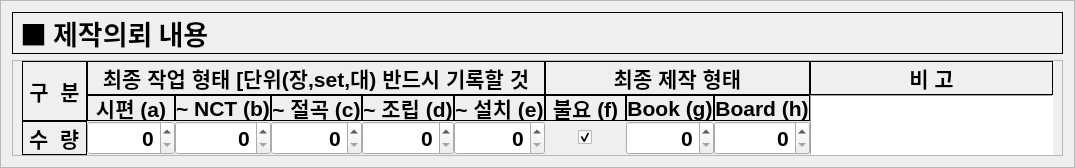
    <widget class="QFrame" name="frame_6">
     <property name="sizePolicy">
      <sizepolicy hsizetype="Preferred" vsizetype="Fixed">
       <horstretch>0</horstretch>
       <verstretch>0</verstretch>
      </sizepolicy>
     </property>
     <property name="frameShape">
      <enum>QFrame::StyledPanel</enum>
     </property>
     <property name="frameShadow">
      <enum>QFrame::Raised</enum>
     </property>
     <layout class="QVBoxLayout" name="verticalLayout_3">
      <item>
       <widget class="QLabel" name="label_10">
        <property name="sizePolicy">
         <sizepolicy hsizetype="Preferred" vsizetype="Fixed">
          <horstretch>0</horstretch>
          <verstretch>0</verstretch>
         </sizepolicy>
        </property>
        <property name="font">
         <font>
          <family>Noto Sans CJK JP</family>
          <pointsize>20</pointsize>
          <bold>true</bold>
         </font>
        </property>
        <property name="frameShape">
         <enum>QFrame::Panel</enum>
        </property>
        <property name="text">
         <string>■ 제작의뢰 내용</string>
        </property>
       </widget>
      </item>
      <item>
       <widget class="QFrame" name="frame_7">
        <property name="frameShape">
         <enum>QFrame::StyledPanel</enum>
        </property>
        <property name="frameShadow">
         <enum>QFrame::Raised</enum>
        </property>
        <layout class="QVBoxLayout" name="verticalLayout_5">
         <property name="spacing">
          <number>0</number>
         </property>
         <property name="topMargin">
          <number>0</number>
         </property>
         <property name="bottomMargin">
          <number>0</number>
         </property>
         <item>
          <layout class="QGridLayout" name="gridLayout_contents">
           <property name="sizeConstraint">
            <enum>QLayout::SetDefaultConstraint</enum>
           </property>
           <property name="spacing">
            <number>0</number>
           </property>
           <item row="0" column="0" rowspan="2">
            <widget class="QLabel" name="label_11">
             <property name="sizePolicy">
              <sizepolicy hsizetype="Preferred" vsizetype="Preferred">
               <horstretch>0</horstretch>
               <verstretch>0</verstretch>
              </sizepolicy>
             </property>
             <property name="font">
              <font>
               <pointsize>16</pointsize>
               <bold>true</bold>
              </font>
             </property>
             <property name="frameShape">
              <enum>QFrame::Panel</enum>
             </property>
             <property name="text">
              <string>구  분</string>
             </property>
             <property name="alignment">
              <set>Qt::AlignCenter</set>
             </property>
            </widget>
           </item>
           <item row="2" column="0">
            <widget class="QLabel" name="label_12">
             <property name="sizePolicy">
              <sizepolicy hsizetype="Preferred" vsizetype="Fixed">
               <horstretch>0</horstretch>
               <verstretch>0</verstretch>
              </sizepolicy>
             </property>
             <property name="font">
              <font>
               <pointsize>16</pointsize>
               <bold>true</bold>
              </font>
             </property>
             <property name="frameShape">
              <enum>QFrame::Panel</enum>
             </property>
             <property name="text">
              <string>수  량</string>
             </property>
            </widget>
           </item>
           <item row="1" column="1">
            <widget class="QLabel" name="label_14">
             <property name="sizePolicy">
              <sizepolicy hsizetype="Preferred" vsizetype="Ignored">
               <horstretch>1</horstretch>
               <verstretch>0</verstretch>
              </sizepolicy>
             </property>
             <property name="font">
              <font>
               <pointsize>16</pointsize>
               <bold>true</bold>
              </font>
             </property>
             <property name="frameShape">
              <enum>QFrame::Panel</enum>
             </property>
             <property name="lineWidth">
              <number>1</number>
             </property>
             <property name="text">
              <string>시편 (a)</string>
             </property>
             <property name="alignment">
              <set>Qt::AlignCenter</set>
             </property>
            </widget>
           </item>
           <item row="2" column="4">
            <widget class="QSpinBox" name="spinBox_Jorip">
             <property name="sizePolicy">
              <sizepolicy hsizetype="Minimum" vsizetype="Fixed">
               <horstretch>0</horstretch>
               <verstretch>0</verstretch>
              </sizepolicy>
             </property>
             <property name="font">
              <font>
               <pointsize>16</pointsize>
               <bold>true</bold>
              </font>
             </property>
             <property name="alignment">
              <set>Qt::AlignRight|Qt::AlignTrailing|Qt::AlignVCenter</set>
             </property>
             <property name="maximum">
              <number>10000</number>
             </property>
            </widget>
           </item>
           <item row="2" column="1">
            <widget class="QSpinBox" name="spinBox_Sipun">
             <property name="sizePolicy">
              <sizepolicy hsizetype="Minimum" vsizetype="Fixed">
               <horstretch>0</horstretch>
               <verstretch>0</verstretch>
              </sizepolicy>
             </property>
             <property name="font">
              <font>
               <pointsize>16</pointsize>
               <bold>true</bold>
              </font>
             </property>
             <property name="alignment">
              <set>Qt::AlignRight|Qt::AlignTrailing|Qt::AlignVCenter</set>
             </property>
             <property name="maximum">
              <number>10000</number>
             </property>
            </widget>
           </item>
           <item row="1" column="6">
            <widget class="QLabel" name="label_19">
             <property name="sizePolicy">
              <sizepolicy hsizetype="Preferred" vsizetype="Ignored">
               <horstretch>1</horstretch>
               <verstretch>0</verstretch>
              </sizepolicy>
             </property>
             <property name="font">
              <font>
               <pointsize>16</pointsize>
               <bold>true</bold>
              </font>
             </property>
             <property name="frameShape">
              <enum>QFrame::Panel</enum>
             </property>
             <property name="lineWidth">
              <number>1</number>
             </property>
             <property name="text">
              <string>불요 (f)</string>
             </property>
             <property name="alignment">
              <set>Qt::AlignCenter</set>
             </property>
            </widget>
           </item>
           <item row="1" column="9" rowspan="2">
            <widget class="QPlainTextEdit" name="plainTextEdit_Bigo">
             <property name="sizePolicy">
              <sizepolicy hsizetype="Preferred" vsizetype="Ignored">
               <horstretch>3</horstretch>
               <verstretch>0</verstretch>
              </sizepolicy>
             </property>
             <property name="minimumSize">
              <size>
               <width>0</width>
               <height>60</height>
              </size>
             </property>
             <property name="frameShape">
              <enum>QFrame::Panel</enum>
             </property>
            </widget>
           </item>
           <item row="1" column="4">
            <widget class="QLabel" name="label_17">
             <property name="sizePolicy">
              <sizepolicy hsizetype="Preferred" vsizetype="Ignored">
               <horstretch>1</horstretch>
               <verstretch>0</verstretch>
              </sizepolicy>
             </property>
             <property name="font">
              <font>
               <pointsize>16</pointsize>
               <bold>true</bold>
              </font>
             </property>
             <property name="frameShape">
              <enum>QFrame::Panel</enum>
             </property>
             <property name="lineWidth">
              <number>1</number>
             </property>
             <property name="text">
              <string>~ 조립 (d)</string>
             </property>
             <property name="alignment">
              <set>Qt::AlignCenter</set>
             </property>
            </widget>
           </item>
           <item row="2" column="3">
            <widget class="QSpinBox" name="spinBox_Julgok">
             <property name="sizePolicy">
              <sizepolicy hsizetype="Minimum" vsizetype="Fixed">
               <horstretch>0</horstretch>
               <verstretch>0</verstretch>
              </sizepolicy>
             </property>
             <property name="font">
              <font>
               <pointsize>16</pointsize>
               <bold>true</bold>
              </font>
             </property>
             <property name="alignment">
              <set>Qt::AlignRight|Qt::AlignTrailing|Qt::AlignVCenter</set>
             </property>
             <property name="maximum">
              <number>10000</number>
             </property>
            </widget>
           </item>
           <item row="1" column="7">
            <widget class="QLabel" name="label_20">
             <property name="sizePolicy">
              <sizepolicy hsizetype="Preferred" vsizetype="Ignored">
               <horstretch>1</horstretch>
               <verstretch>0</verstretch>
              </sizepolicy>
             </property>
             <property name="font">
              <font>
               <pointsize>16</pointsize>
               <bold>true</bold>
              </font>
             </property>
             <property name="frameShape">
              <enum>QFrame::Panel</enum>
             </property>
             <property name="lineWidth">
              <number>1</number>
             </property>
             <property name="text">
              <string>Book (g)</string>
             </property>
             <property name="alignment">
              <set>Qt::AlignCenter</set>
             </property>
            </widget>
           </item>
           <item row="2" column="7">
            <widget class="QSpinBox" name="spinBox_Book">
             <property name="sizePolicy">
              <sizepolicy hsizetype="Minimum" vsizetype="Fixed">
               <horstretch>0</horstretch>
               <verstretch>0</verstretch>
              </sizepolicy>
             </property>
             <property name="font">
              <font>
               <pointsize>16</pointsize>
               <bold>true</bold>
              </font>
             </property>
             <property name="alignment">
              <set>Qt::AlignRight|Qt::AlignTrailing|Qt::AlignVCenter</set>
             </property>
             <property name="maximum">
              <number>10000</number>
             </property>
            </widget>
           </item>
           <item row="1" column="3">
            <widget class="QLabel" name="label_16">
             <property name="sizePolicy">
              <sizepolicy hsizetype="Preferred" vsizetype="Ignored">
               <horstretch>1</horstretch>
               <verstretch>0</verstretch>
              </sizepolicy>
             </property>
             <property name="font">
              <font>
               <pointsize>16</pointsize>
               <bold>true</bold>
              </font>
             </property>
             <property name="frameShape">
              <enum>QFrame::Panel</enum>
             </property>
             <property name="lineWidth">
              <number>1</number>
             </property>
             <property name="text">
              <string>~ 절곡 (c)</string>
             </property>
             <property name="alignment">
              <set>Qt::AlignCenter</set>
             </property>
            </widget>
           </item>
           <item row="2" column="5">
            <widget class="QSpinBox" name="spinBox_Sulchi">
             <property name="sizePolicy">
              <sizepolicy hsizetype="Minimum" vsizetype="Fixed">
               <horstretch>0</horstretch>
               <verstretch>0</verstretch>
              </sizepolicy>
             </property>
             <property name="font">
              <font>
               <pointsize>16</pointsize>
               <bold>true</bold>
              </font>
             </property>
             <property name="alignment">
              <set>Qt::AlignRight|Qt::AlignTrailing|Qt::AlignVCenter</set>
             </property>
             <property name="maximum">
              <number>10000</number>
             </property>
            </widget>
           </item>
           <item row="1" column="5">
            <widget class="QLabel" name="label_18">
             <property name="sizePolicy">
              <sizepolicy hsizetype="Preferred" vsizetype="Ignored">
               <horstretch>1</horstretch>
               <verstretch>0</verstretch>
              </sizepolicy>
             </property>
             <property name="font">
              <font>
               <pointsize>16</pointsize>
               <bold>true</bold>
              </font>
             </property>
             <property name="frameShape">
              <enum>QFrame::Panel</enum>
             </property>
             <property name="lineWidth">
              <number>1</number>
             </property>
             <property name="text">
              <string>~ 설치 (e)</string>
             </property>
             <property name="alignment">
              <set>Qt::AlignCenter</set>
             </property>
            </widget>
           </item>
           <item row="0" column="1" colspan="5">
            <widget class="QLabel" name="label_13">
             <property name="sizePolicy">
              <sizepolicy hsizetype="Preferred" vsizetype="Fixed">
               <horstretch>0</horstretch>
               <verstretch>0</verstretch>
              </sizepolicy>
             </property>
             <property name="font">
              <font>
               <pointsize>16</pointsize>
               <bold>true</bold>
              </font>
             </property>
             <property name="frameShape">
              <enum>QFrame::Panel</enum>
             </property>
             <property name="text">
              <string>최종 작업 형태 [단위(장,set,대) 반드시 기록할 것</string>
             </property>
             <property name="alignment">
              <set>Qt::AlignCenter</set>
             </property>
            </widget>
           </item>
           <item row="2" column="2">
            <widget class="QSpinBox" name="spinBox_Nct">
             <property name="sizePolicy">
              <sizepolicy hsizetype="Minimum" vsizetype="Fixed">
               <horstretch>0</horstretch>
               <verstretch>0</verstretch>
              </sizepolicy>
             </property>
             <property name="font">
              <font>
               <pointsize>16</pointsize>
               <bold>true</bold>
              </font>
             </property>
             <property name="alignment">
              <set>Qt::AlignRight|Qt::AlignTrailing|Qt::AlignVCenter</set>
             </property>
             <property name="maximum">
              <number>10000</number>
             </property>
            </widget>
           </item>
           <item row="0" column="6" colspan="3">
            <widget class="QLabel" name="label_22">
             <property name="sizePolicy">
              <sizepolicy hsizetype="Preferred" vsizetype="Fixed">
               <horstretch>0</horstretch>
               <verstretch>0</verstretch>
              </sizepolicy>
             </property>
             <property name="font">
              <font>
               <pointsize>16</pointsize>
               <bold>true</bold>
              </font>
             </property>
             <property name="frameShape">
              <enum>QFrame::Panel</enum>
             </property>
             <property name="text">
              <string>최종 제작 형태</string>
             </property>
             <property name="alignment">
              <set>Qt::AlignCenter</set>
             </property>
            </widget>
           </item>
           <item row="1" column="2">
            <widget class="QLabel" name="label_15">
             <property name="sizePolicy">
              <sizepolicy hsizetype="Preferred" vsizetype="Ignored">
               <horstretch>1</horstretch>
               <verstretch>0</verstretch>
              </sizepolicy>
             </property>
             <property name="font">
              <font>
               <pointsize>16</pointsize>
               <bold>true</bold>
              </font>
             </property>
             <property name="frameShape">
              <enum>QFrame::Panel</enum>
             </property>
             <property name="lineWidth">
              <number>1</number>
             </property>
             <property name="text">
              <string>~ NCT (b)</string>
             </property>
             <property name="scaledContents">
              <bool>false</bool>
             </property>
             <property name="alignment">
              <set>Qt::AlignCenter</set>
             </property>
            </widget>
           </item>
           <item row="0" column="9">
            <widget class="QLabel" name="label_21">
             <property name="sizePolicy">
              <sizepolicy hsizetype="Preferred" vsizetype="Fixed">
               <horstretch>0</horstretch>
               <verstretch>0</verstretch>
              </sizepolicy>
             </property>
             <property name="font">
              <font>
               <pointsize>16</pointsize>
               <bold>true</bold>
              </font>
             </property>
             <property name="frameShape">
              <enum>QFrame::Panel</enum>
             </property>
             <property name="text">
              <string>비 고</string>
             </property>
             <property name="alignment">
              <set>Qt::AlignCenter</set>
             </property>
            </widget>
           </item>
           <item row="2" column="6" alignment="Qt::AlignHCenter|Qt::AlignVCenter">
            <widget class="QCheckBox" name="checkBox_Bulyo">
             <property name="sizePolicy">
              <sizepolicy hsizetype="Minimum" vsizetype="Fixed">
               <horstretch>0</horstretch>
               <verstretch>0</verstretch>
              </sizepolicy>
             </property>
             <property name="font">
              <font>
               <pointsize>16</pointsize>
               <bold>true</bold>
              </font>
             </property>
             <property name="text">
              <string/>
             </property>
             <property name="checkable">
              <bool>true</bool>
             </property>
             <property name="checked">
              <bool>true</bool>
             </property>
            </widget>
           </item>
           <item row="2" column="8">
            <widget class="QSpinBox" name="spinBox_Board">
             <property name="sizePolicy">
              <sizepolicy hsizetype="Minimum" vsizetype="Fixed">
               <horstretch>0</horstretch>
               <verstretch>0</verstretch>
              </sizepolicy>
             </property>
             <property name="font">
              <font>
               <pointsize>16</pointsize>
               <bold>true</bold>
              </font>
             </property>
             <property name="alignment">
              <set>Qt::AlignRight|Qt::AlignTrailing|Qt::AlignVCenter</set>
             </property>
             <property name="maximum">
              <number>10000</number>
             </property>
            </widget>
           </item>
           <item row="1" column="8">
            <widget class="QLabel" name="label_23">
             <property name="sizePolicy">
              <sizepolicy hsizetype="Preferred" vsizetype="Ignored">
               <horstretch>1</horstretch>
               <verstretch>0</verstretch>
              </sizepolicy>
             </property>
             <property name="font">
              <font>
               <pointsize>16</pointsize>
               <bold>true</bold>
              </font>
             </property>
             <property name="frameShape">
              <enum>QFrame::Panel</enum>
             </property>
             <property name="frameShadow">
              <enum>QFrame::Plain</enum>
             </property>
             <property name="lineWidth">
              <number>1</number>
             </property>
             <property name="text">
              <string>Board (h)</string>
             </property>
             <property name="alignment">
              <set>Qt::AlignCenter</set>
             </property>
            </widget>
           </item>
          </layout>
         </item>
        </layout>
       </widget>
      </item>
     </layout>
    </widget>
